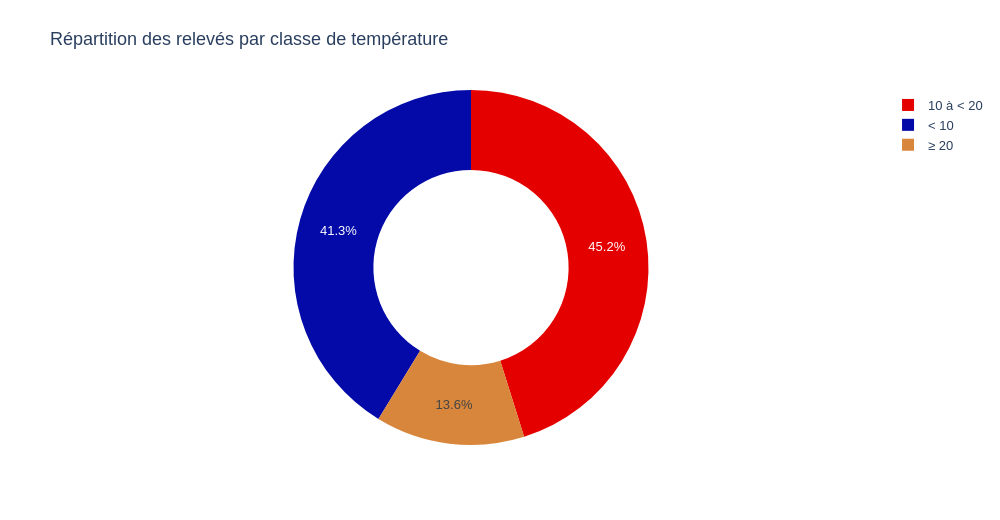

Here is the notebook cell this chart was saved with:
### Markdown cell above
### <b><div style='padding:15px;background-color:#d8dcd6;color:#030aa7;font-size:120%;text-align: left'>Plotly</div></b>

### Code cell
ID_GRAPHIQUE = '05_01'
BIBLIOTHEQUE = 'plotly'
fig=px.pie(a,names='regime',values='n',hole=.55,color='regime',color_discrete_map=dict(zip(regimes,palette[:3])))
montrer_plotly(fig,'Répartition des relevés par classe de température')

### Figure 1 — Plotly figure (JSON) as saved in the notebook; plotly's stock layout.template omitted (floating-point values rounded to 4 significant figures)
{"data": [{"customdata": [["< 10"], ["10 à < 20"], ["≥ 20"]], "domain": {"x": [0, 1], "y": [0, 1]}, "hole": 0.55, "hovertemplate": "regime=%{customdata[0]}<br>n=%{value}<extra></extra>", "labels": ["< 10", "10 à < 20", "≥ 20"], "legendgroup": "", "marker": {"colors": ["#030aa7", "#e50000", "#d8863b"]}, "name": "", "showlegend": true, "type": "pie", "values": [7248, 7931, 2383]}], "layout": {"font": {"family": "Arial", "size": 13}, "height": 520, "legend": {"tracegroupgap": 0}, "margin": {"b": 75, "l": 70, "r": 45, "t": 90}, "title": {"text": "Répartition des relevés par classe de température"}, "width": 1000}}
